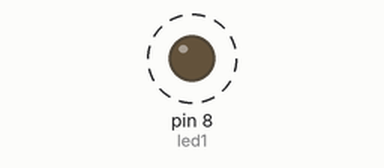
Simulated run of this sketch. Board: Arduino Uno, built with avr-gcc and run on an emulated ATmega328P. On the bench: output pins drawn as LEDs (lit = HIGH). Dashed ring = blinking.

Above: at 0.5 s.
Timing chart, 0 to 3.0 s (numbered marks = the images above):
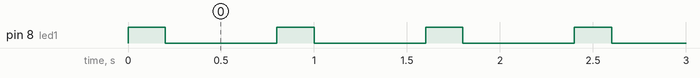

The sketch:

TrafficLight.ino
```cpp
/*
    Traffic Light
*/

#include <math.h>
// led1=Green, led2=Yellow, led3=Red
int led1 = 8, led2=9, led3=10, current_state;
int timeR=200, timeY=200, timeG=200, MAX_DURATION=200;
int MAX_CAR=20, no_of_cars=20;

void setup() {
    pinMode(led1, OUTPUT);
    current_state=0;
}

int CalcTime(int no_of_cars){
    no_of_cars=min(no_of_cars, 20);
    return (MAX_DURATION/MAX_CAR)*no_of_cars;
}

void loop() {
    if (current_state==0){
        digitalWrite(led1, HIGH);
        digitalWrite(led2, LOW);
        digitalWrite(led3, LOW);

        if(no_of_cars < MAX_CAR)
            timeR=CalcTime(no_of_cars);
        else
            timeR=MAX_DURATION;
        delay(timeR);
        current_state=(current_state+1)%5;

    }else if (current_state == 4){
        digitalWrite(led1, HIGH);
        digitalWrite(led2, LOW);
        digitalWrite(led3, LOW);

        if(no_of_cars < MAX_CAR)
            timeR=CalcTime(no_of_cars);
        else
            timeR=MAX_DURATION;
        delay(timeR);
        current_state=(current_state+1)%5 + 1;

    }else if (current_state==1 || current_state==3){
        digitalWrite(led1, LOW);
        digitalWrite(led2, HIGH);
        digitalWrite(led3, LOW);

        timeR=min(timeR, MAX_DURATION);
        delay(timeY);
        current_state=(current_state+1)%5;

    }else if (current_state == 2){
        digitalWrite(led1, LOW);
        digitalWrite(led2, LOW);
        digitalWrite(led3, HIGH);

        timeG=CalcTime(no_of_cars);
        delay(timeG);
        current_state=(current_state+1)%5;
    }
}
```

Measured:
- by itself, pin 8 (led1): alternates HIGH for 0.20 s and LOW for 0.60 s
